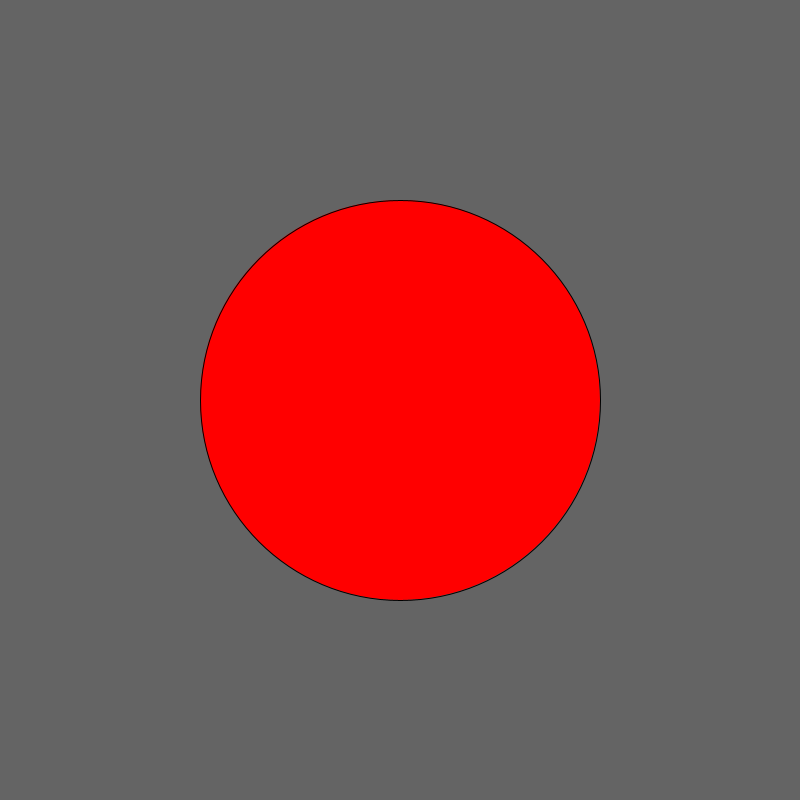
Frame 1 (no input)
Frame 60 (the mouse pressed at the canvas centre just before this capture): identical to frame 1, image omitted
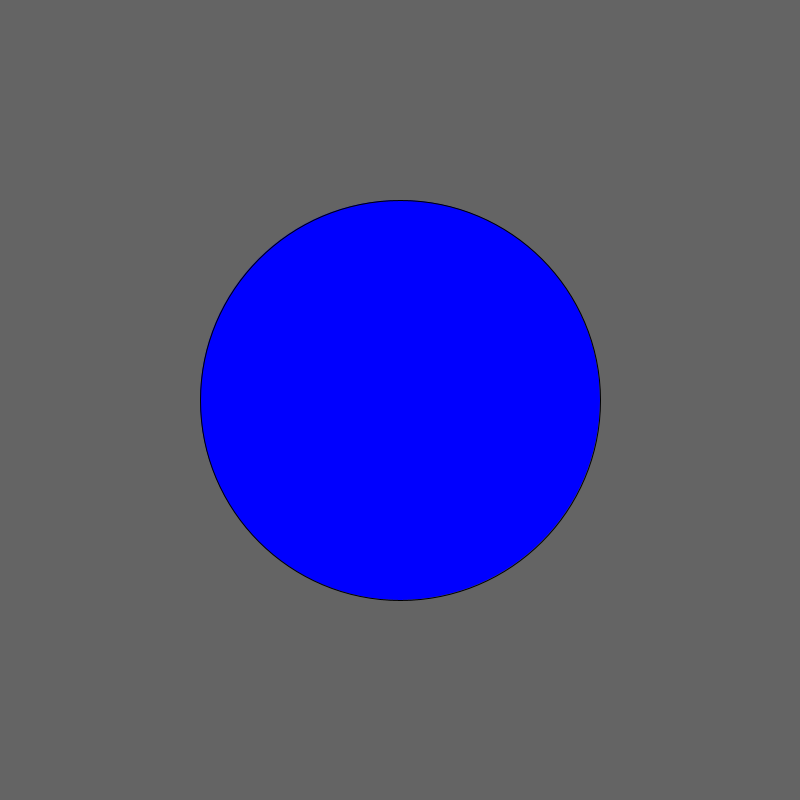
Frame 120 (the mouse held since frame 60 and released just before this capture)

The Processing sketch that drew these frames (run headless with seeded random() and noise(); from frame 60 on, the mouse is pressed at the canvas centre):

// Processing sketch: boton_de_cercania
// ── boton_de_cercania.pde
int y=400;
int x=400;
int radio=200;

void setup()
{
  size(800,800);
  ellipseMode(RADIUS);
}

void draw()
{
background(100);
float d=dist(mouseX,mouseY,x,y);
if(d<radio)
 {
  fill(0,0,255);
 }
 else
 {
  fill(255,0,0); 
 }
 ellipse(x,y,radio,radio);
}
